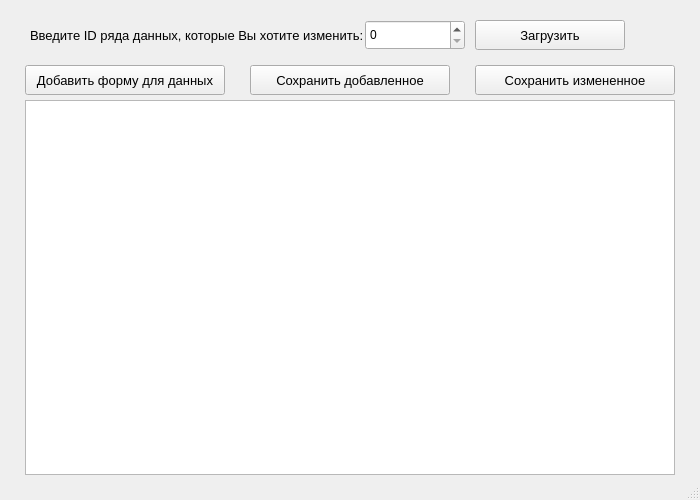
<?xml version="1.0" encoding="UTF-8"?>
<ui version="4.0">
 <class>MainWindow</class>
 <widget class="QMainWindow" name="MainWindow">
  <property name="geometry">
   <rect>
    <x>0</x>
    <y>0</y>
    <width>700</width>
    <height>500</height>
   </rect>
  </property>
  <property name="windowTitle">
   <string>MainWindow</string>
  </property>
  <widget class="QWidget" name="centralwidget">
   <widget class="QTableWidget" name="tableWidget">
    <property name="geometry">
     <rect>
      <x>25</x>
      <y>100</y>
      <width>650</width>
      <height>375</height>
     </rect>
    </property>
   </widget>
   <widget class="QPushButton" name="pushButton">
    <property name="geometry">
     <rect>
      <x>25</x>
      <y>65</y>
      <width>200</width>
      <height>30</height>
     </rect>
    </property>
    <property name="font">
     <font>
      <pointsize>10</pointsize>
     </font>
    </property>
    <property name="text">
     <string>Добавить форму для данных</string>
    </property>
   </widget>
   <widget class="QPushButton" name="pushButton_2">
    <property name="geometry">
     <rect>
      <x>475</x>
      <y>65</y>
      <width>200</width>
      <height>30</height>
     </rect>
    </property>
    <property name="font">
     <font>
      <pointsize>10</pointsize>
     </font>
    </property>
    <property name="text">
     <string>Сохранить измененное</string>
    </property>
   </widget>
   <widget class="QLabel" name="label">
    <property name="geometry">
     <rect>
      <x>30</x>
      <y>20</y>
      <width>350</width>
      <height>30</height>
     </rect>
    </property>
    <property name="font">
     <font>
      <pointsize>10</pointsize>
     </font>
    </property>
    <property name="text">
     <string>Введите ID ряда данных, которые Вы хотите изменить:</string>
    </property>
   </widget>
   <widget class="QSpinBox" name="spinBox">
    <property name="geometry">
     <rect>
      <x>365</x>
      <y>20</y>
      <width>100</width>
      <height>30</height>
     </rect>
    </property>
   </widget>
   <widget class="QPushButton" name="pushButton_3">
    <property name="geometry">
     <rect>
      <x>475</x>
      <y>20</y>
      <width>150</width>
      <height>30</height>
     </rect>
    </property>
    <property name="font">
     <font>
      <pointsize>10</pointsize>
     </font>
    </property>
    <property name="text">
     <string>Загрузить</string>
    </property>
   </widget>
   <widget class="QPushButton" name="pushButton_4">
    <property name="geometry">
     <rect>
      <x>250</x>
      <y>65</y>
      <width>200</width>
      <height>30</height>
     </rect>
    </property>
    <property name="font">
     <font>
      <pointsize>10</pointsize>
     </font>
    </property>
    <property name="text">
     <string>Сохранить добавленное</string>
    </property>
   </widget>
  </widget>
  <widget class="QStatusBar" name="statusBar"/>
 </widget>
 <resources/>
 <connections/>
</ui>
